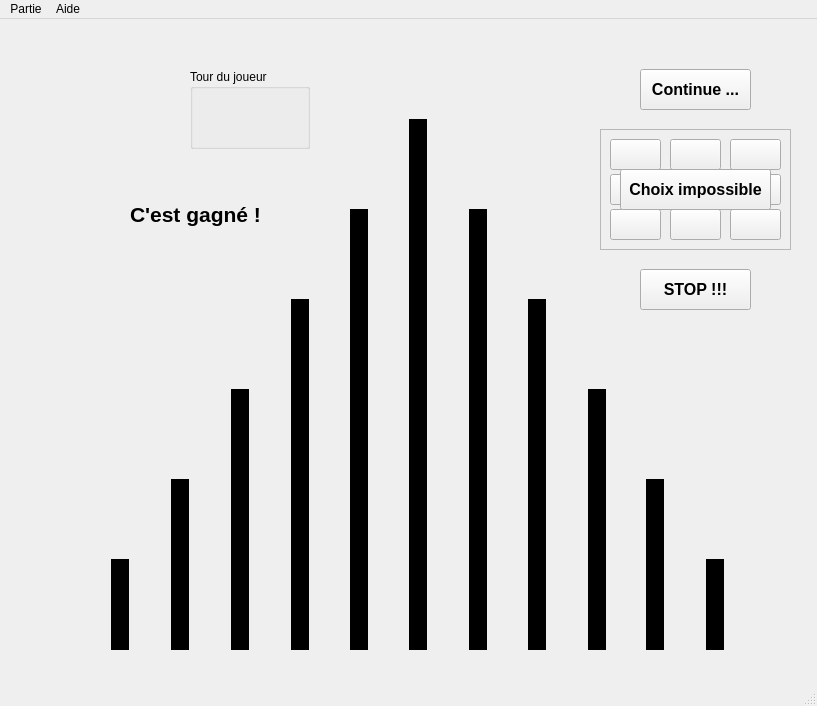
<?xml version="1.0" encoding="UTF-8"?>
<ui version="4.0">
 <author>Matthieu Mureau</author>
 <class>MainWindow</class>
 <widget class="QMainWindow" name="MainWindow">
  <property name="windowModality">
   <enum>Qt::NonModal</enum>
  </property>
  <property name="geometry">
   <rect>
    <x>0</x>
    <y>0</y>
    <width>817</width>
    <height>706</height>
   </rect>
  </property>
  <property name="sizePolicy">
   <sizepolicy hsizetype="Fixed" vsizetype="Fixed">
    <horstretch>0</horstretch>
    <verstretch>0</verstretch>
   </sizepolicy>
  </property>
  <property name="minimumSize">
   <size>
    <width>817</width>
    <height>706</height>
   </size>
  </property>
  <property name="maximumSize">
   <size>
    <width>817</width>
    <height>706</height>
   </size>
  </property>
  <property name="windowTitle">
   <string extracomment="Jeu Can't Stop">Can't Stop</string>
  </property>
  <property name="windowIcon">
   <iconset resource="ressources/images.qrc">
    <normaloff>:/interface/De5.png</normaloff>:/interface/De5.png</iconset>
  </property>
  <property name="animated">
   <bool>true</bool>
  </property>
  <property name="documentMode">
   <bool>false</bool>
  </property>
  <widget class="QWidget" name="centralwidget">
   <widget class="QLabel" name="Plateau">
    <property name="enabled">
     <bool>true</bool>
    </property>
    <property name="geometry">
     <rect>
      <x>0</x>
      <y>0</y>
      <width>821</width>
      <height>661</height>
     </rect>
    </property>
    <property name="text">
     <string/>
    </property>
    <property name="pixmap">
     <pixmap resource="ressources/images.qrc">:/interface/montagne-sigmar.jpg</pixmap>
    </property>
   </widget>
   <widget class="QLabel" name="DeA">
    <property name="geometry">
     <rect>
      <x>50</x>
      <y>50</y>
      <width>40</width>
      <height>40</height>
     </rect>
    </property>
    <property name="focusPolicy">
     <enum>Qt::NoFocus</enum>
    </property>
    <property name="text">
     <string/>
    </property>
    <property name="pixmap">
     <pixmap resource="ressources/images.qrc">:/interface/De.png</pixmap>
    </property>
    <property name="scaledContents">
     <bool>true</bool>
    </property>
   </widget>
   <widget class="QLabel" name="DeB">
    <property name="geometry">
     <rect>
      <x>50</x>
      <y>110</y>
      <width>40</width>
      <height>40</height>
     </rect>
    </property>
    <property name="text">
     <string/>
    </property>
    <property name="pixmap">
     <pixmap resource="ressources/images.qrc">:/interface/De.png</pixmap>
    </property>
    <property name="scaledContents">
     <bool>true</bool>
    </property>
   </widget>
   <widget class="QLabel" name="DeC">
    <property name="geometry">
     <rect>
      <x>110</x>
      <y>50</y>
      <width>40</width>
      <height>40</height>
     </rect>
    </property>
    <property name="text">
     <string/>
    </property>
    <property name="pixmap">
     <pixmap resource="ressources/images.qrc">:/interface/De.png</pixmap>
    </property>
    <property name="scaledContents">
     <bool>true</bool>
    </property>
   </widget>
   <widget class="QLabel" name="DeD">
    <property name="geometry">
     <rect>
      <x>110</x>
      <y>110</y>
      <width>40</width>
      <height>40</height>
     </rect>
    </property>
    <property name="focusPolicy">
     <enum>Qt::NoFocus</enum>
    </property>
    <property name="text">
     <string/>
    </property>
    <property name="pixmap">
     <pixmap resource="ressources/images.qrc">:/interface/De.png</pixmap>
    </property>
    <property name="scaledContents">
     <bool>true</bool>
    </property>
   </widget>
   <widget class="QPushButton" name="Continue">
    <property name="geometry">
     <rect>
      <x>640</x>
      <y>50</y>
      <width>111</width>
      <height>41</height>
     </rect>
    </property>
    <property name="font">
     <font>
      <pointsize>12</pointsize>
      <weight>75</weight>
      <bold>true</bold>
     </font>
    </property>
    <property name="text">
     <string>Continue ...</string>
    </property>
   </widget>
   <widget class="QPushButton" name="Stop">
    <property name="geometry">
     <rect>
      <x>640</x>
      <y>250</y>
      <width>111</width>
      <height>41</height>
     </rect>
    </property>
    <property name="font">
     <font>
      <pointsize>12</pointsize>
      <weight>75</weight>
      <bold>true</bold>
     </font>
    </property>
    <property name="text">
     <string>STOP !!!</string>
    </property>
   </widget>
   <widget class="QGroupBox" name="groupBox">
    <property name="geometry">
     <rect>
      <x>190</x>
      <y>50</y>
      <width>120</width>
      <height>80</height>
     </rect>
    </property>
    <property name="title">
     <string>Tour du joueur</string>
    </property>
    <widget class="QLabel" name="JoueurCourant">
     <property name="geometry">
      <rect>
       <x>40</x>
       <y>30</y>
       <width>41</width>
       <height>41</height>
      </rect>
     </property>
     <property name="text">
      <string/>
     </property>
     <property name="pixmap">
      <pixmap resource="ressources/images.qrc">:/interface/PionBlanc.png</pixmap>
     </property>
     <property name="scaledContents">
      <bool>true</bool>
     </property>
    </widget>
   </widget>
   <widget class="QFrame" name="frame">
    <property name="geometry">
     <rect>
      <x>600</x>
      <y>110</y>
      <width>191</width>
      <height>121</height>
     </rect>
    </property>
    <property name="frameShape">
     <enum>QFrame::StyledPanel</enum>
    </property>
    <property name="frameShadow">
     <enum>QFrame::Sunken</enum>
    </property>
    <widget class="QPushButton" name="Choix_1_0">
     <property name="geometry">
      <rect>
       <x>70</x>
       <y>10</y>
       <width>51</width>
       <height>31</height>
      </rect>
     </property>
     <property name="font">
      <font>
       <weight>75</weight>
       <bold>true</bold>
      </font>
     </property>
     <property name="text">
      <string/>
     </property>
     <property name="checkable">
      <bool>false</bool>
     </property>
     <property name="checked">
      <bool>false</bool>
     </property>
    </widget>
    <widget class="QPushButton" name="Choix_2_0">
     <property name="geometry">
      <rect>
       <x>70</x>
       <y>45</y>
       <width>51</width>
       <height>31</height>
      </rect>
     </property>
     <property name="font">
      <font>
       <weight>75</weight>
       <bold>true</bold>
      </font>
     </property>
     <property name="text">
      <string/>
     </property>
     <property name="checkable">
      <bool>false</bool>
     </property>
     <property name="checked">
      <bool>false</bool>
     </property>
    </widget>
    <widget class="QPushButton" name="Choix_3_0">
     <property name="geometry">
      <rect>
       <x>70</x>
       <y>80</y>
       <width>51</width>
       <height>31</height>
      </rect>
     </property>
     <property name="font">
      <font>
       <weight>75</weight>
       <bold>true</bold>
      </font>
     </property>
     <property name="text">
      <string/>
     </property>
     <property name="checkable">
      <bool>false</bool>
     </property>
     <property name="checked">
      <bool>false</bool>
     </property>
    </widget>
    <widget class="QPushButton" name="Choix_2_1">
     <property name="geometry">
      <rect>
       <x>10</x>
       <y>45</y>
       <width>51</width>
       <height>31</height>
      </rect>
     </property>
     <property name="font">
      <font>
       <weight>75</weight>
       <bold>true</bold>
      </font>
     </property>
     <property name="text">
      <string/>
     </property>
     <property name="checkable">
      <bool>false</bool>
     </property>
     <property name="checked">
      <bool>false</bool>
     </property>
    </widget>
    <widget class="QPushButton" name="Choix_3_1">
     <property name="geometry">
      <rect>
       <x>10</x>
       <y>80</y>
       <width>51</width>
       <height>31</height>
      </rect>
     </property>
     <property name="font">
      <font>
       <weight>75</weight>
       <bold>true</bold>
      </font>
     </property>
     <property name="text">
      <string/>
     </property>
     <property name="checkable">
      <bool>false</bool>
     </property>
     <property name="checked">
      <bool>false</bool>
     </property>
    </widget>
    <widget class="QPushButton" name="Choix_1_1">
     <property name="geometry">
      <rect>
       <x>10</x>
       <y>10</y>
       <width>51</width>
       <height>31</height>
      </rect>
     </property>
     <property name="font">
      <font>
       <weight>75</weight>
       <bold>true</bold>
      </font>
     </property>
     <property name="text">
      <string/>
     </property>
     <property name="checkable">
      <bool>false</bool>
     </property>
     <property name="checked">
      <bool>false</bool>
     </property>
    </widget>
    <widget class="QPushButton" name="Choix_2_2">
     <property name="geometry">
      <rect>
       <x>130</x>
       <y>45</y>
       <width>51</width>
       <height>31</height>
      </rect>
     </property>
     <property name="font">
      <font>
       <weight>75</weight>
       <bold>true</bold>
      </font>
     </property>
     <property name="text">
      <string/>
     </property>
     <property name="checkable">
      <bool>false</bool>
     </property>
     <property name="checked">
      <bool>false</bool>
     </property>
    </widget>
    <widget class="QPushButton" name="Choix_1_2">
     <property name="geometry">
      <rect>
       <x>130</x>
       <y>10</y>
       <width>51</width>
       <height>31</height>
      </rect>
     </property>
     <property name="font">
      <font>
       <weight>75</weight>
       <bold>true</bold>
      </font>
     </property>
     <property name="text">
      <string/>
     </property>
     <property name="checkable">
      <bool>false</bool>
     </property>
     <property name="checked">
      <bool>false</bool>
     </property>
    </widget>
    <widget class="QPushButton" name="Choix_3_2">
     <property name="geometry">
      <rect>
       <x>130</x>
       <y>80</y>
       <width>51</width>
       <height>31</height>
      </rect>
     </property>
     <property name="font">
      <font>
       <weight>75</weight>
       <bold>true</bold>
      </font>
     </property>
     <property name="text">
      <string/>
     </property>
     <property name="checkable">
      <bool>false</bool>
     </property>
     <property name="checked">
      <bool>false</bool>
     </property>
    </widget>
    <widget class="QPushButton" name="Echec">
     <property name="geometry">
      <rect>
       <x>20</x>
       <y>40</y>
       <width>151</width>
       <height>41</height>
      </rect>
     </property>
     <property name="font">
      <font>
       <pointsize>12</pointsize>
       <weight>75</weight>
       <bold>true</bold>
      </font>
     </property>
     <property name="text">
      <string>Choix impossible</string>
     </property>
    </widget>
   </widget>
   <widget class="QLabel" name="Gagne">
    <property name="enabled">
     <bool>true</bool>
    </property>
    <property name="geometry">
     <rect>
      <x>130</x>
      <y>180</y>
      <width>151</width>
      <height>31</height>
     </rect>
    </property>
    <property name="font">
     <font>
      <pointsize>16</pointsize>
      <weight>75</weight>
      <bold>true</bold>
     </font>
    </property>
    <property name="text">
     <string>C'est gagné !</string>
    </property>
    <property name="textFormat">
     <enum>Qt::RichText</enum>
    </property>
   </widget>
   <widget class="Line" name="Echelle_2">
    <property name="geometry">
     <rect>
      <x>100</x>
      <y>540</y>
      <width>41</width>
      <height>91</height>
     </rect>
    </property>
    <property name="minimumSize">
     <size>
      <width>0</width>
      <height>0</height>
     </size>
    </property>
    <property name="sizeIncrement">
     <size>
      <width>0</width>
      <height>0</height>
     </size>
    </property>
    <property name="frameShadow">
     <enum>QFrame::Plain</enum>
    </property>
    <property name="lineWidth">
     <number>18</number>
    </property>
    <property name="orientation">
     <enum>Qt::Vertical</enum>
    </property>
   </widget>
   <widget class="Line" name="Echelle_3">
    <property name="geometry">
     <rect>
      <x>160</x>
      <y>460</y>
      <width>41</width>
      <height>171</height>
     </rect>
    </property>
    <property name="minimumSize">
     <size>
      <width>0</width>
      <height>0</height>
     </size>
    </property>
    <property name="sizeIncrement">
     <size>
      <width>0</width>
      <height>0</height>
     </size>
    </property>
    <property name="frameShadow">
     <enum>QFrame::Plain</enum>
    </property>
    <property name="lineWidth">
     <number>18</number>
    </property>
    <property name="orientation">
     <enum>Qt::Vertical</enum>
    </property>
   </widget>
   <widget class="Line" name="Echelle_4">
    <property name="geometry">
     <rect>
      <x>220</x>
      <y>370</y>
      <width>41</width>
      <height>261</height>
     </rect>
    </property>
    <property name="minimumSize">
     <size>
      <width>0</width>
      <height>0</height>
     </size>
    </property>
    <property name="sizeIncrement">
     <size>
      <width>0</width>
      <height>0</height>
     </size>
    </property>
    <property name="frameShadow">
     <enum>QFrame::Plain</enum>
    </property>
    <property name="lineWidth">
     <number>18</number>
    </property>
    <property name="orientation">
     <enum>Qt::Vertical</enum>
    </property>
   </widget>
   <widget class="Line" name="Echelle_5">
    <property name="geometry">
     <rect>
      <x>280</x>
      <y>280</y>
      <width>41</width>
      <height>351</height>
     </rect>
    </property>
    <property name="minimumSize">
     <size>
      <width>0</width>
      <height>0</height>
     </size>
    </property>
    <property name="sizeIncrement">
     <size>
      <width>0</width>
      <height>0</height>
     </size>
    </property>
    <property name="frameShadow">
     <enum>QFrame::Plain</enum>
    </property>
    <property name="lineWidth">
     <number>18</number>
    </property>
    <property name="orientation">
     <enum>Qt::Vertical</enum>
    </property>
   </widget>
   <widget class="Line" name="Echelle_6">
    <property name="geometry">
     <rect>
      <x>339</x>
      <y>190</y>
      <width>41</width>
      <height>441</height>
     </rect>
    </property>
    <property name="minimumSize">
     <size>
      <width>0</width>
      <height>0</height>
     </size>
    </property>
    <property name="sizeIncrement">
     <size>
      <width>0</width>
      <height>0</height>
     </size>
    </property>
    <property name="frameShadow">
     <enum>QFrame::Plain</enum>
    </property>
    <property name="lineWidth">
     <number>18</number>
    </property>
    <property name="orientation">
     <enum>Qt::Vertical</enum>
    </property>
   </widget>
   <widget class="Line" name="Echelle_7">
    <property name="geometry">
     <rect>
      <x>398</x>
      <y>100</y>
      <width>41</width>
      <height>531</height>
     </rect>
    </property>
    <property name="minimumSize">
     <size>
      <width>0</width>
      <height>0</height>
     </size>
    </property>
    <property name="sizeIncrement">
     <size>
      <width>0</width>
      <height>0</height>
     </size>
    </property>
    <property name="frameShadow">
     <enum>QFrame::Plain</enum>
    </property>
    <property name="lineWidth">
     <number>18</number>
    </property>
    <property name="orientation">
     <enum>Qt::Vertical</enum>
    </property>
   </widget>
   <widget class="Line" name="Echelle_8">
    <property name="geometry">
     <rect>
      <x>458</x>
      <y>190</y>
      <width>41</width>
      <height>441</height>
     </rect>
    </property>
    <property name="minimumSize">
     <size>
      <width>0</width>
      <height>0</height>
     </size>
    </property>
    <property name="sizeIncrement">
     <size>
      <width>0</width>
      <height>0</height>
     </size>
    </property>
    <property name="frameShadow">
     <enum>QFrame::Plain</enum>
    </property>
    <property name="lineWidth">
     <number>18</number>
    </property>
    <property name="orientation">
     <enum>Qt::Vertical</enum>
    </property>
   </widget>
   <widget class="Line" name="Echelle_9">
    <property name="geometry">
     <rect>
      <x>517</x>
      <y>280</y>
      <width>41</width>
      <height>351</height>
     </rect>
    </property>
    <property name="minimumSize">
     <size>
      <width>0</width>
      <height>0</height>
     </size>
    </property>
    <property name="sizeIncrement">
     <size>
      <width>0</width>
      <height>0</height>
     </size>
    </property>
    <property name="frameShadow">
     <enum>QFrame::Plain</enum>
    </property>
    <property name="lineWidth">
     <number>18</number>
    </property>
    <property name="orientation">
     <enum>Qt::Vertical</enum>
    </property>
   </widget>
   <widget class="Line" name="Echelle_10">
    <property name="geometry">
     <rect>
      <x>577</x>
      <y>370</y>
      <width>41</width>
      <height>261</height>
     </rect>
    </property>
    <property name="minimumSize">
     <size>
      <width>0</width>
      <height>0</height>
     </size>
    </property>
    <property name="sizeIncrement">
     <size>
      <width>0</width>
      <height>0</height>
     </size>
    </property>
    <property name="frameShadow">
     <enum>QFrame::Plain</enum>
    </property>
    <property name="lineWidth">
     <number>18</number>
    </property>
    <property name="orientation">
     <enum>Qt::Vertical</enum>
    </property>
   </widget>
   <widget class="Line" name="Echelle_11">
    <property name="geometry">
     <rect>
      <x>635</x>
      <y>460</y>
      <width>41</width>
      <height>171</height>
     </rect>
    </property>
    <property name="minimumSize">
     <size>
      <width>0</width>
      <height>0</height>
     </size>
    </property>
    <property name="sizeIncrement">
     <size>
      <width>0</width>
      <height>0</height>
     </size>
    </property>
    <property name="frameShadow">
     <enum>QFrame::Plain</enum>
    </property>
    <property name="lineWidth">
     <number>18</number>
    </property>
    <property name="orientation">
     <enum>Qt::Vertical</enum>
    </property>
   </widget>
   <widget class="Line" name="Echelle_12">
    <property name="geometry">
     <rect>
      <x>695</x>
      <y>540</y>
      <width>41</width>
      <height>91</height>
     </rect>
    </property>
    <property name="minimumSize">
     <size>
      <width>0</width>
      <height>0</height>
     </size>
    </property>
    <property name="sizeIncrement">
     <size>
      <width>0</width>
      <height>0</height>
     </size>
    </property>
    <property name="frameShadow">
     <enum>QFrame::Plain</enum>
    </property>
    <property name="lineWidth">
     <number>18</number>
    </property>
    <property name="orientation">
     <enum>Qt::Vertical</enum>
    </property>
   </widget>
   <zorder>Plateau</zorder>
   <zorder>DeA</zorder>
   <zorder>DeB</zorder>
   <zorder>DeC</zorder>
   <zorder>DeD</zorder>
   <zorder>Continue</zorder>
   <zorder>Stop</zorder>
   <zorder>groupBox</zorder>
   <zorder>frame</zorder>
   <zorder>Gagne</zorder>
   <zorder>Echelle_2</zorder>
   <zorder>Echelle_3</zorder>
   <zorder>Echelle_4</zorder>
   <zorder>Echelle_5</zorder>
   <zorder>Echelle_6</zorder>
   <zorder>Echelle_8</zorder>
   <zorder>Echelle_9</zorder>
   <zorder>Echelle_10</zorder>
   <zorder>Echelle_11</zorder>
   <zorder>Echelle_12</zorder>
   <zorder>Echelle_7</zorder>
  </widget>
  <widget class="QMenuBar" name="menubar">
   <property name="geometry">
    <rect>
     <x>0</x>
     <y>0</y>
     <width>817</width>
     <height>21</height>
    </rect>
   </property>
   <widget class="QMenu" name="menuPartie">
    <property name="title">
     <string>Partie</string>
    </property>
    <widget class="QMenu" name="menuNouvelle_partie">
     <property name="title">
      <string>Nouvelle partie</string>
     </property>
     <addaction name="separator"/>
     <addaction name="action2_joueurs"/>
     <addaction name="action3_joueurs"/>
     <addaction name="action4_joueurs"/>
    </widget>
    <addaction name="menuNouvelle_partie"/>
    <addaction name="actionSauvegarder"/>
    <addaction name="actionCharger"/>
    <addaction name="separator"/>
    <addaction name="actionQuitter"/>
   </widget>
   <widget class="QMenu" name="menuAide">
    <property name="sizeIncrement">
     <size>
      <width>0</width>
      <height>0</height>
     </size>
    </property>
    <property name="title">
     <string>Aide</string>
    </property>
    <addaction name="actionRegles"/>
    <addaction name="actionA_propos"/>
   </widget>
   <addaction name="menuPartie"/>
   <addaction name="menuAide"/>
  </widget>
  <widget class="QStatusBar" name="statusbar"/>
  <action name="actionQuitter">
   <property name="text">
    <string>Quitter</string>
   </property>
  </action>
  <action name="actionSauvegarder">
   <property name="enabled">
    <bool>false</bool>
   </property>
   <property name="text">
    <string>Sauvegarder</string>
   </property>
   <property name="shortcut">
    <string>Ctrl+S</string>
   </property>
  </action>
  <action name="actionCharger">
   <property name="enabled">
    <bool>false</bool>
   </property>
   <property name="text">
    <string>Charger</string>
   </property>
   <property name="shortcut">
    <string>Ctrl+C</string>
   </property>
  </action>
  <action name="actionRegles">
   <property name="enabled">
    <bool>false</bool>
   </property>
   <property name="text">
    <string>Règles</string>
   </property>
  </action>
  <action name="actionA_propos">
   <property name="enabled">
    <bool>false</bool>
   </property>
   <property name="text">
    <string>A propos...</string>
   </property>
  </action>
  <action name="action2_joueurs">
   <property name="text">
    <string>2 joueurs</string>
   </property>
   <property name="shortcut">
    <string>Ctrl+2</string>
   </property>
  </action>
  <action name="action3_joueurs">
   <property name="text">
    <string>3 joueurs</string>
   </property>
   <property name="shortcut">
    <string>Ctrl+3</string>
   </property>
  </action>
  <action name="action4_joueurs">
   <property name="text">
    <string>4 joueurs</string>
   </property>
   <property name="shortcut">
    <string>Ctrl+4</string>
   </property>
  </action>
 </widget>
 <resources>
  <include location="ressources/images.qrc"/>
 </resources>
 <connections/>
</ui>
